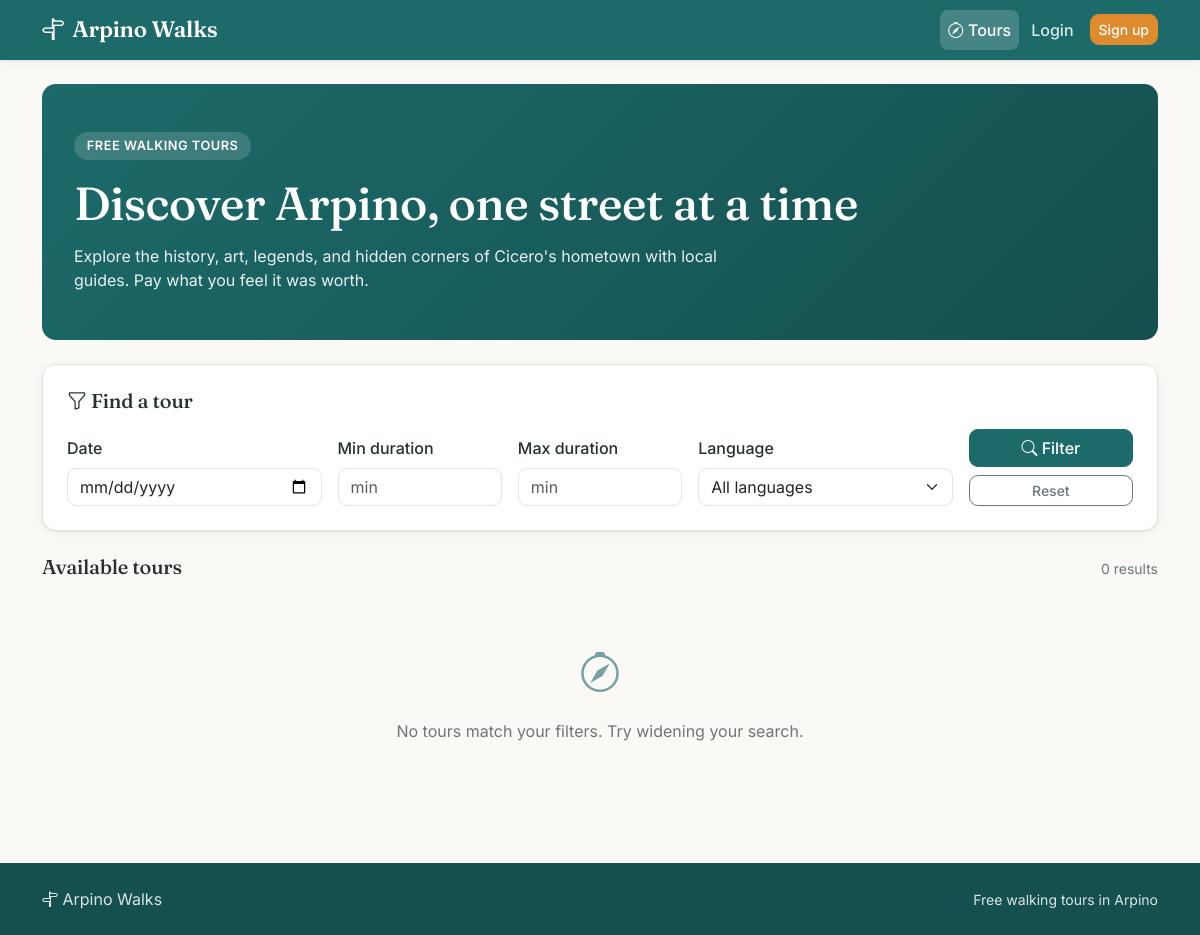
/, run on an earlier commit of the app's database.
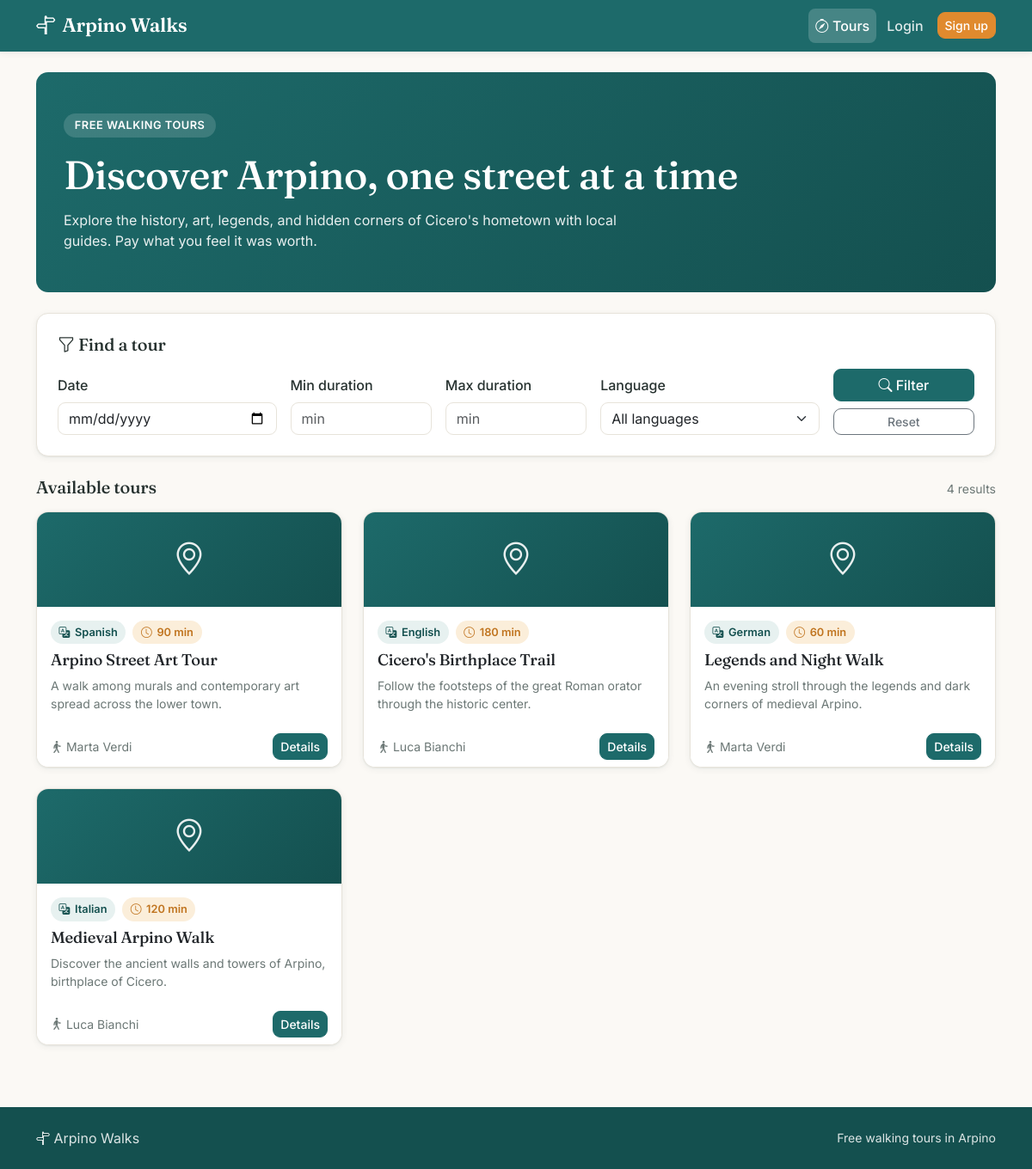
And on a later commit of the database.
### tables this page shows
CREATE TABLE tours (
    id INTEGER PRIMARY KEY AUTOINCREMENT,
    guide_id INTEGER NOT NULL,
    title TEXT NOT NULL,
    meeting_point TEXT NOT NULL,
    duration_minutes INTEGER NOT NULL CHECK(duration_minutes > 0),
    language TEXT NOT NULL CHECK(language IN ('Italian', 'English', 'Spanish', 'Portuguese', 'German')),
    max_participants INTEGER NOT NULL CHECK(max_participants > 0),
    description TEXT NOT NULL,
    created_at TEXT NOT NULL,
    FOREIGN KEY (guide_id) REFERENCES users(id) ON DELETE CASCADE
);

### app.py (the view)
@app.route("/")
def index():
    language = request.args.get("language", "").strip()
    duration_min_raw = request.args.get("duration_min", "").strip()
    duration_max_raw = request.args.get("duration_max", "").strip()
    date_raw = request.args.get("date", "").strip()
    language = language if language in valid_utils.ALLOWED_LANGUAGES else None
    duration_min = int(duration_min_raw) if duration_min_raw.isdigit() else None
    duration_max = int(duration_max_raw) if duration_max_raw.isdigit() else None
    weekday = None
    if date_raw:
        try:
            weekday = reservation_utils.parse_date(date_raw).weekday()
        except ValueError:
            weekday = None
    tours = tour_dao.get_tours(language=language, duration_min=duration_min, duration_max=duration_max, weekday=weekday)
    return render_template(
        "index.html",
        tours=tours,
        allowed_languages=valid_utils.ALLOWED_LANGUAGES,
        filters={
            "language": language or "",
            "duration_min": duration_min_raw,
            "duration_max": duration_max_raw,
            "date": date_raw,
        },
    )

### db/database.py (called while the page is built)
def get_connection():
    conn = sqlite3.connect(DB_PATH)
    conn.row_factory = sqlite3.Row
    conn.execute("PRAGMA foreign_keys = ON;")
    return conn

### templates/index.html (shortened to what this page needs)
{% extends "base.html" %}
{% block content %}
<section class="hero mb-4">
    <span class="hero__badge">Free walking tours</span>
    <h1>Discover Arpino, one street at a time</h1>
    <p>Explore the history, art, legends, and hidden corners of Cicero's hometown with local guides. Pay what you feel it was worth.</p>
</section>
<section class="panel mb-4">
    <h2 class="section-title h5"><i class="bi bi-funnel"></i> Find a tour</h2>
    <form method="GET" action="{{ url_for('index') }}" class="row g-3 align-items-end">
        <div class="col-12 col-md-3">
            <label for="date" class="form-label">Date</label>
            <input type="date" class="form-control" id="date" name="date" value="{{ filters.date }}">
        </div>
        <div class="col-6 col-md-2">
            <label for="duration_min" class="form-label">Min duration</label>
            <input type="number" min="1" class="form-control" id="duration_min" name="duration_min" value="{{ filters.duration_min }}" placeholder="min">
        </div>
        <div class="col-6 col-md-2">
            <label for="duration_max" class="form-label">Max duration</label>
            <input type="number" min="1" class="form-control" id="duration_max" name="duration_max" value="{{ filters.duration_max }}" placeholder="min">
        </div>
        <div class="col-12 col-md-3">
            <label for="language" class="form-label">Language</label>
            <select class="form-select" id="language" name="language">
                <option value="">All languages</option>
            </select>
        </div>
        <div class="col-12 col-md-2 d-grid gap-2">
            <button type="submit" class="btn btn-primary"><i class="bi bi-search"></i> Filter</button>
            <a href="{{ url_for('index') }}" class="btn btn-outline-secondary btn-sm">Reset</a>
        </div>
    </form>
</section>
<section>
    <div class="d-flex justify-content-between align-items-baseline mb-3">
        <h2 class="section-title h4 mb-0">Available tours</h2>
        <span class="text-muted small">{{ tours|length }} result{{ '' if tours|length == 1 else 's' }}</span>
    </div>
    {% if tours %}
        <div class="row row-cols-1 row-cols-md-2 row-cols-lg-3 g-4">
            {% for tour in tours %}
                <div class="col">
                    <article class="card tour-card h-100">
                        <div class="tour-card__media">
                            <i class="bi bi-geo-alt"></i>
                        </div>
                        <div class="card-body">
                            <div class="mb-2 d-flex flex-wrap gap-2">
                                <span class="chip"><i class="bi bi-translate"></i> {{ tour.language }}</span>
                                <span class="chip chip--accent"><i class="bi bi-clock"></i> {{ tour.duration_minutes }} min</span>
                            </div>
                            <h3 class="card-title">{{ tour.title }}</h3>
                            <p class="card-text text-muted small mb-0">{{ tour.description | truncate(110) }}</p>
                        </div>
                        <div class="card-footer bg-white border-top-0 d-flex justify-content-between align-items-center">
                            <span class="small text-muted"><i class="bi bi-person-walking"></i> {{ tour.guide_name }}</span>
                            <a href="{{ url_for('tour_detail', tour_id=tour.id) }}" class="btn btn-primary btn-sm">Details</a>
                        </div>
                    </article>
                </div>
            {% endfor %}
        </div>
    {% else %}
        <div class="empty-state">
            <i class="bi bi-compass"></i>
            <p class="mt-3 mb-0">No tours match your filters. Try widening your search.</p>
        </div>
    {% endif %}
</section>
{% endblock %}

What changed in the data, as far as the page shows it:
added tours: language "Spanish", duration_minutes "90", title "Arpino Street Art Tour", description "A walk among murals and contemporary art spread across the lower town.", guide_name "Marta Verdi"
added tours: language "English", duration_minutes "180", title "Cicero's Birthplace Trail", description "Follow the footsteps of the great Roman orator through the historic center.", guide_name "Luca Bianchi"
added tours: language "German", duration_minutes "60", title "Legends and Night Walk", description "An evening stroll through the legends and dark corners of medieval Arpino.", guide_name "Marta Verdi"
added tours: language "Italian", duration_minutes "120", title "Medieval Arpino Walk", description "Discover the ancient walls and towers of Arpino, birthplace of Cicero.", guide_name "Luca Bianchi"
Also different on the page:
{{ tours|length }}: "0" → "4"
text no longer shown: "No tours match your filters. Try widening your search."
